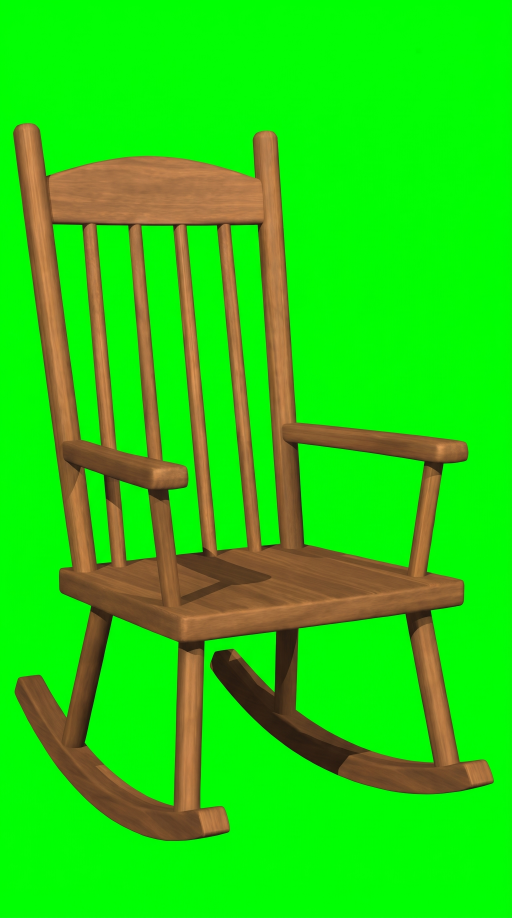
#> input picture assets/raw/helper/chair_empty_2.png, 1536 x 2752 px, given in place of helper.png, which was not available (shown at 1/3 size)
$ python chair.py ../../assets/raw/helper/chair_empty_2.png
#> lines starting #> are read from the running program, lines starting #| are printed output that depends on the picture; after the words box and inside, x2 and y2 are one past the last pixel; in counts of white or black regions, pixels touching at a corner belong together
# Builds assets/sprites/helper_chair.png: the empty rocking chair (night sprite, WP8) in the same 125×250 cell as helper.png,
# bottom-anchored and sized so the chair matches the one under the helper (its width in frame 0 of helper.png).
# Usage: ~/Documents/tools/pyimg/bin/python -I tools/art/chair.py assets/raw/helper/chair_empty_1.png
import os, sys
from PIL import Image
ROOT = os.path.join(os.path.dirname(os.path.abspath(__file__)), '..', '..')
FW, FH = 125, 250

def key(im, tol=80):
    im = im.convert('RGBA'); px = im.load(); w, h = im.size
    for y in range(h):
        for x in range(w):
            r, g, b, a = px[x, y]
            if g > 140 and g - max(r, b) > tol: px[x, y] = (0, 255, 0, 0)
            elif g > 120 and g - max(r, b) > tol // 2: px[x, y] = (r, g, b, 120)
    return im

src = sys.argv[1]
helper = Image.open(os.path.join(ROOT, 'assets', 'sprites', 'helper.png')).convert('RGBA')
f0 = helper.crop((0, 0, FW, FH)); bb = f0.getchannel('A').getbbox()
#> after `f0 = helper.crop((0, 0, FW, FH))`:
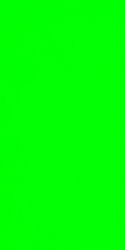
#> f0: PIL image 125x250 RGBA; mean R, G, B, A 1.4, 254.8, 3.3, 255
#> after `bb = f0.getchannel('A').getbbox()`: bb = (0, 0, 125, 250)
target_w = bb[2] - bb[0]  # the seated figure+chair width; the chair alone is about that wide at the rockers
#> target_w = 125
k = key(Image.open(src)); kb = k.getchannel('A').getbbox(); k = k.crop(kb)
#> after `k = key(Image.open(src))`:
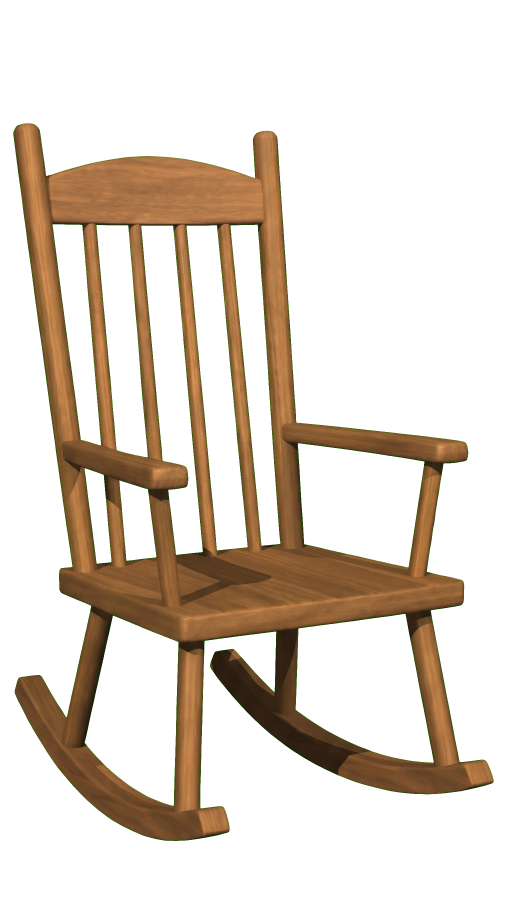
#> k: PIL image 1536x2752 RGBA (shown at 1/3 size); mean R, G, B, A 34.3, 213.2, 13, 65.4; transparent parts drawn white
#> after `kb = k.getchannel('A').getbbox()`: kb = (40, 370, 1481, 2523)
#> after `k = k.crop(kb)`:
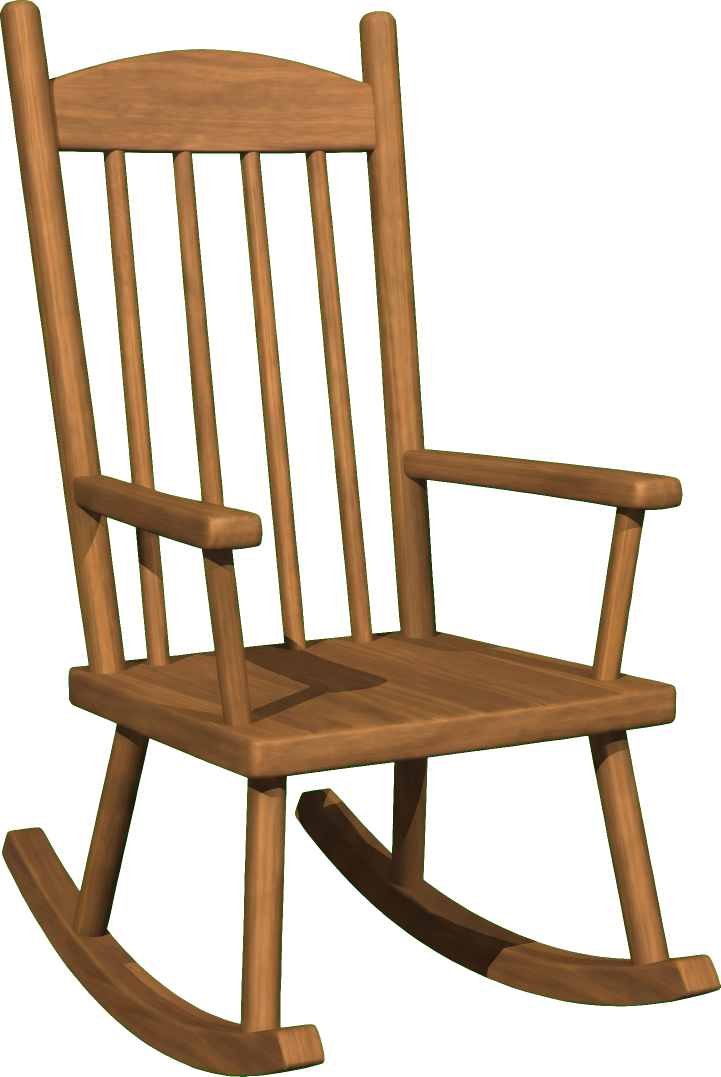
#> k: PIL image 1441x2153 RGBA (shown at 1/2 size); mean R, G, B, A 46.7, 198, 17.7, 89.1; transparent parts drawn white
scale = target_w / k.width; k = k.resize((max(1, round(k.width * scale)), max(1, round(k.height * scale))), Image.LANCZOS)
#> after `scale = target_w / k.width`: scale = 0.0867
#> after `k = k.resize((max(1, round(k.width * scale)), max(1, round(k.height * `:
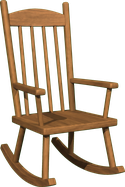
#> k: PIL image 125x187 RGBA; mean R, G, B, A 58.1, 42.9, 21.8, 89.1; transparent parts drawn white
if k.height > FH: k.thumbnail((FW, FH), Image.LANCZOS)
out = Image.new('RGBA', (FW, FH), (0, 0, 0, 0)); out.paste(k, ((FW - k.width) // 2, FH - k.height), k)
#> after `out = Image.new('RGBA', (FW, FH), (0, 0, 0, 0))`: out: PIL image 125x250 RGBA; every value is 0
rgb = out.convert('RGB').quantize(255, dither=Image.Dither.FLOYDSTEINBERG).convert('RGB')
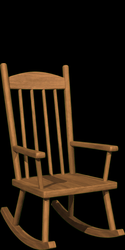
#> rgb: PIL image 125x250 RGB; mean R, G, B 35.2, 24.3, 13.3
alpha = out.getchannel('A').point(lambda v: 255 if v > 100 else 0)
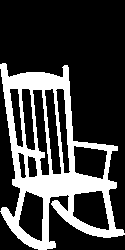
#> alpha: PIL image 125x250 L; 25.4% white; 1 white region, box (x1, y1, x2, y2) and area: (0, 63, 125, 250) 7926
dst = os.path.join(ROOT, 'assets', 'sprites', 'helper_chair.png'); Image.merge('RGBA', (*rgb.split(), alpha)).save(dst, optimize=True)
#> after `dst = os.path.join(ROOT, 'assets', 'sprites', 'helper_chair.png')`:
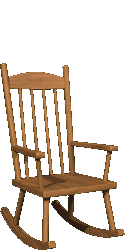
#> saved as helper_chair.png: PIL image 125x250 RGBA; mean R, G, B, A 35.2, 24.3, 13.3, 64.7; transparent parts drawn white
print(dst, out.size, 'chair w', k.width)
#| tools/art/../../assets/sprites/helper_chair.png (125, 250) chair w 125

$ run again, on assets/raw/helper/moonman_2.png
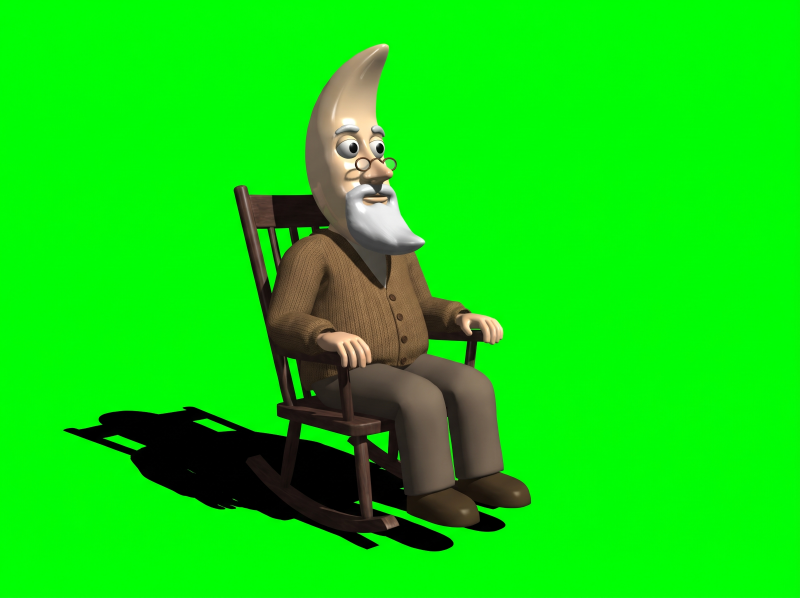
#> input picture assets/raw/helper/moonman_2.png, 2400 x 1792 px, given in place of helper.png, which was not available (shown at 1/3 size)
#> helper is the input picture: PIL image 2400x1792 RGBA; mean R, G, B, A 14.6, 218.2, 12.7, 255
#> bb = (0, 0, 125, 250)
#> target_w = 125
#> kb = (190, 131, 1593, 1654)
#> scale = 0.0891
#> out: PIL image 125x250 RGBA; every value is 0
#> `alpha = out.getchannel('A').point(lambda v: 255 if v > 100 else 0)`:
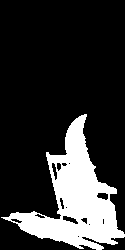
#> alpha: PIL image 125x250 L; 19.9% white; 1 white region, box (x1, y1, x2, y2) and area: (1, 114, 125, 250) 6219
#> `dst = os.path.join(ROOT, 'assets', 'sprites', 'helper_chair.png')`:
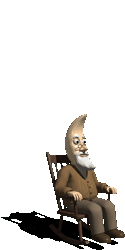
#> saved as helper_chair.png: PIL image 125x250 RGBA; mean R, G, B, A 15.3, 13, 10.1, 50.7; transparent parts drawn white
#| tools/art/../../assets/sprites/helper_chair.png (125, 250) chair w 125
